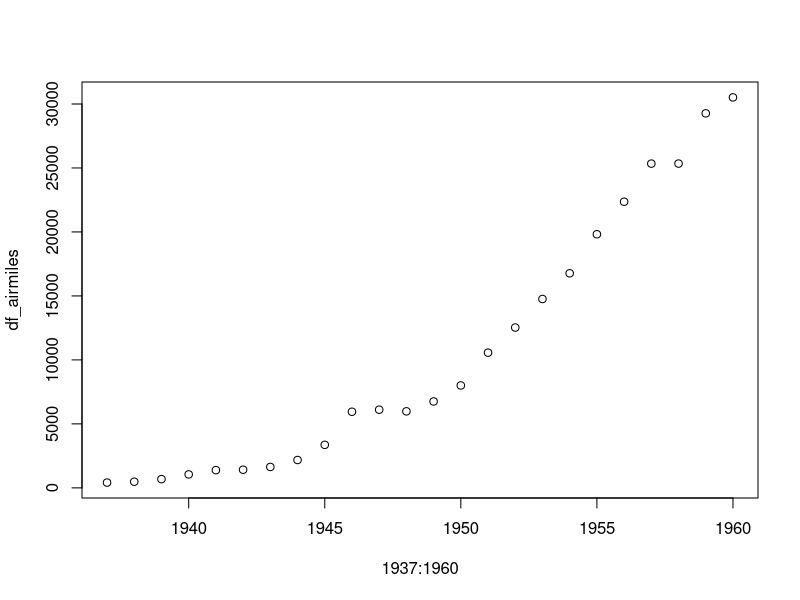
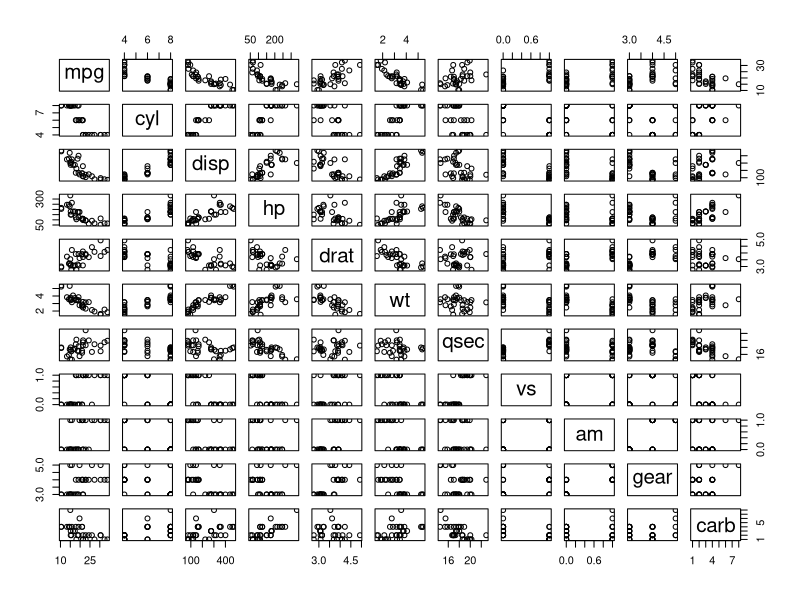
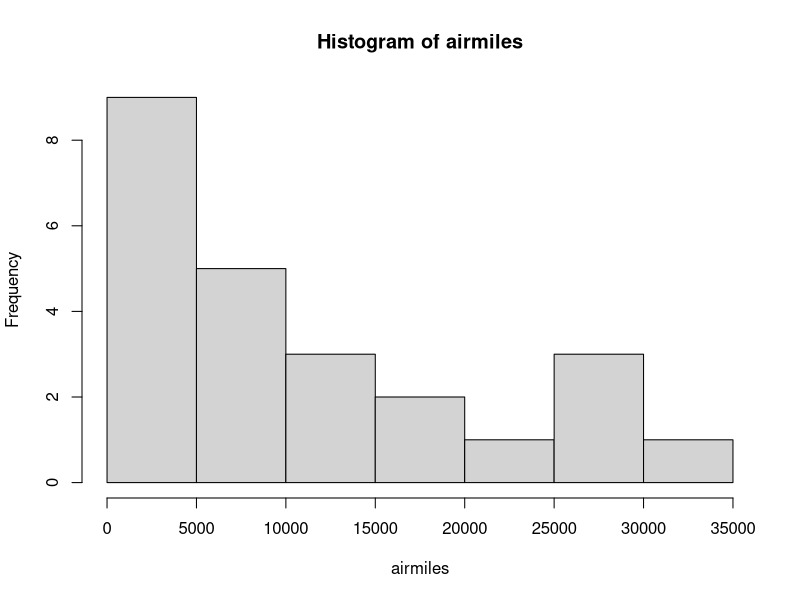

Generate these figures, in order, with R: (Note: this script raises an error after producing the figures.)
#Lecture 2:

# R's basic data types are character, numeric, integer, logical, complex. 
# R's basic data structures include the vector, list, matrix, data frame, and factors

# R provides many functions to examine features of vectors and other objects
#  typeof(), length(), class() and str() 
x<-c(2, 3, 4)
class(x)


##################################
#DATA STRUCTURES:
##################################

#1)vectors :A vector is a collection of elements that are most commonly of mode character, logical, integer or numeric.
#Atomic vectors: vector only holds a data of a single type.
a <- c(1,2,5.3,6,-2,4) # numeric vector
b <- c("one","two","three") # character vector
c <- c(TRUE,TRUE,TRUE,FALSE,TRUE,FALSE) #logical vector

#2)matrices
x<-matrix(1:20, nrow=5,ncol=4) # generates 5 x 4 numeric matrix 
x[,4] # 4th column of matrix
x[3,] # 3rd row of matrix 
x[2:4,1:3] # rows 2,3,4 of columns 1,2,3

#3)arrays:Arrays are similar to matrices but can have more than two dimensions. See help(array) for details.

#4)data frame: A data frame is more general than a matrix, 
#different columns can have different modes (numeric, character, factor, etc.)
d <- c(1,2,3,4)
e <- c("red", "white", "red", NA)
f <- c(TRUE,TRUE,TRUE,FALSE)
mydata <- data.frame(d,e,f)
names(mydata) <- c("ID","Color","Passed") # variable names
mydata

mydata[2:3] # columns 2,3 of data frame
mydata[,2:3] # columns 3,4,5 of data frame
mydata[2:3,] # What does this do?
mydata[c("ID","Passed")] # columns ID and Age from data frame
mydata$ID # variable ID in the data frame

#5)Lists:An ordered collection of objects (components)
#A list allows you to gather a variety of (possibly unrelated) objects under one name.
w <- list(name="Fred", mynumbers=a, mymatrix=x, age=5.3)  # a string, a numeric vector, a matrix, and a scaler
w

w[[2]] # 2nd component of the list named w
w[["mynumbers"]] # component named mynumbers in list named w
w$age   # component named age in the list named w

w2<-list(name2="John",mynumbers2=d,age2=3)
v <- c(w,w2) # example of a list containing two lists 
str(v)   #str() function: Compactly displays the internal structure of an R object

#6)factors
gender <- c(rep("male",20), rep("female", 30)) 
mode(gender)

gender <- factor(gender)  # R now treats gender as a nominal variable 
mode(gender)
is.factor(gender)
summary(gender)
table(gender)

################################################### Working with data.frames

n = c(2, 3, 5) 
s = c("aa", "bb", "cc") 
b = c(TRUE, FALSE, TRUE) 
df = data.frame(n, s, b)       # df is a data frame
df
?airmiles   # airmiles is one of R's built in datasets 
df_airmiles = airmiles

df_airmiles

head(airmiles) # first 6 rows

tail(airmiles) # last 6 rows
summary(df_airmiles)
str(df_airmiles)

summary(mtcars) # mtcars is another dataset provided by R
mtcars

plot(1937:1960,df_airmiles)

plot(mtcars) # simple xy plot function of R Base

hist(airmiles) # histogram

head(mtcars)

sum(mtcars$wt)

attach(mtcars) # attach to R session environment
search()

sum(wt) # now R knows which data.frame to use since it is attached

detach(mtcars) # remove it from environment

sum(wt) # error message since mtcars it not attached any more

mtcars[2,6]

mtcars[c(2,5,8),6]



##################################
### FUNCTIONS in R
##################################

# Brief description: R functions are OBJECTS
# They do calculations for you
# R function structure: function name <- function (argument) {statements for calculations}
# The arguments specify the components to be used in the function

myfirstfn <- function(x) {x+x}
myfirstfn(10)

# stepwise working functions

mysecondfn <- function(t,z) {
  value = z*3
  value = value *t
  print(value)}

t= 5
z= 9
mysecondfn(t,z)

#InClassExercise 2-Question 1
# 1 . Create a function "mythirdfn" and assign the values 1:10 

#


##################################
### LOOPs in R
##################################
## Loops - loops and functions are a crucial part in programming
# FOR loops allow a certain operation to be repeated a fixed number of times
# This is opposed to the While loop where the rep. number is not prefixed
# The syntax looks like this: for (name in vector) {commands to do the operations}

for (i in 1:15) {print (i)}
for (z in 1:15) {print (z)}

# variable name does not matter although you will see i quite often
# Can be used for quite complex calculations

####Conditional
height <- c(1.75, 1.8, 1.65, 1.9)
height[height>1.7] #extract the values that are larger than 1.7
x <- 5
if(x > 0){
  print("Positive number")
}
if(x > 0) print("Non-negative number") else print("Negative number")

# Example finding all primes with the Eratosthenes method up to a limit (the oldest known systematic method)
PrimVec = function(n){
  # to start from 2
  if (n>=2) {
    # to further specify the sequence we want to work with
    s = seq(2,n)
    # p will be the container for our primes,
    # numbers will be moved from s to p step by step if they meet the criteria
    p = c()
    # we start the loop
    for (i in seq(2,n)){
      
      # we use any to check that i (of this loop round) is still in s, multiples of i will be removed
      if(any(s==i)){
        # we store i if it meets our criteria in p together with the previous p
        p = c(p,i)
        # to search for numbers with a remainder at modulus division
        s = c(s[(s%%i) != 0],i)
      }}
    return(p) }
  # to specify the output if n < 2 (optional)
  else{
    stop("Input at least 2")
  }}
PrimVec(100)


